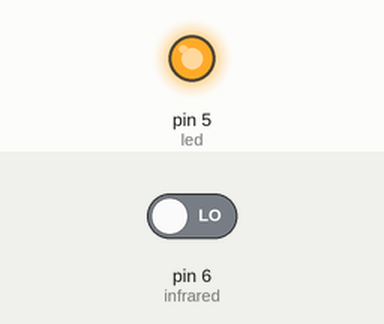
Recording of a sketch running on a simulated Arduino Uno, built with avr-gcc and run on an emulated ATmega328P. Shown: output pins drawn as LEDs (lit = HIGH). The inputs (shaded band) are chosen by the test bench; at power-on: pin 6 (infrared) LOW.

Above: at 10.8 s.
10.9 s: pin 6 (infrared) driven HIGH
At 16.3 s:
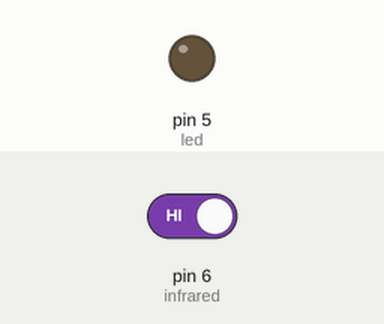
16.9 s: pin 6 (infrared) driven LOW
At 17.7 s:
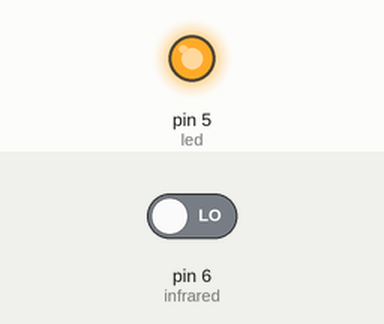
Timing chart, 0 to 19.9 s (numbered marks = the images above; inputs shaded):
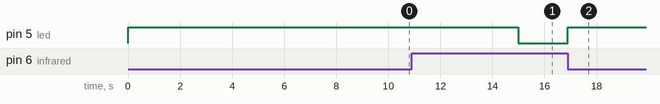

The sketch:

sketch_may7a.ino
```cpp
int infrared = 6;
int led = 5;

void setup() {
  // put your setup code here, to run once:
  pinMode(infrared,INPUT);
  pinMode(led,OUTPUT);
}

void loop() {
  // put your main code here, to run repeatedly:

  int irRead = digitalRead(infrared);
  if (irRead == 1){
    digitalWrite(led,LOW);
  }

  if (irRead == 0){
    digitalWrite(led, HIGH);
    delay(5000);
  }

}
```

Measured:
- after the input at 10.9 s, pin 5 (led): HIGH → LOW after 4.1 s
- after the input at 16.9 s, pin 5 (led): LOW → HIGH at once
